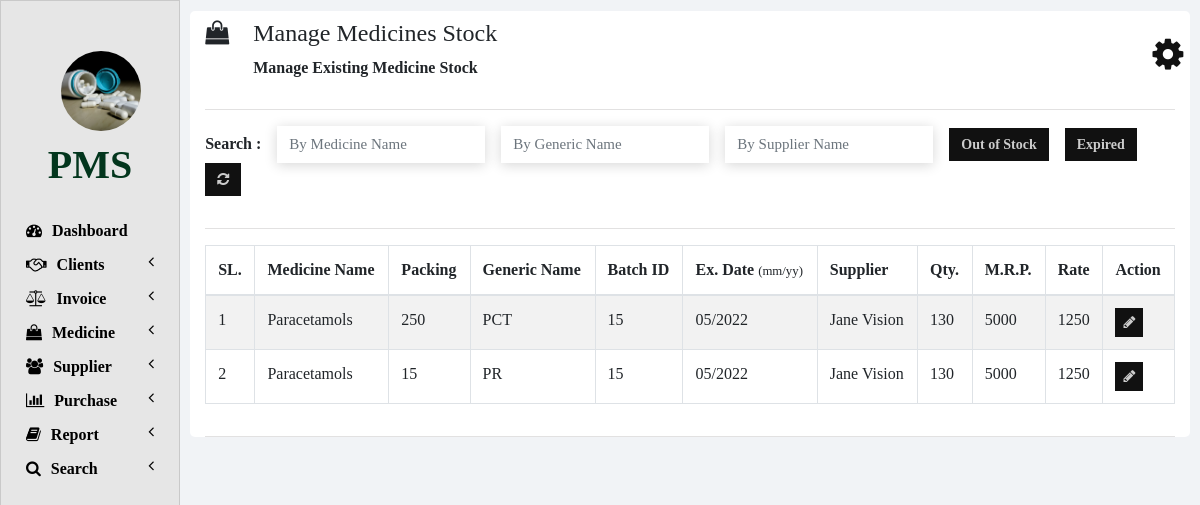
Page /manage_medicine_stock.php on the committed database.
### tables this page shows
CREATE TABLE IF NOT EXISTS `medicines` (
  `ID` int NOT NULL AUTO_INCREMENT,
  `NAME` varchar(100) NOT NULL,
  `PACKING` varchar(20) NOT NULL,
  `GENERIC_NAME` varchar(100) NOT NULL,
  `SUPPLIER_NAME` varchar(100) NOT NULL,
  PRIMARY KEY (`ID`)
);

CREATE TABLE IF NOT EXISTS `medicines_stock` (
  `ID` int NOT NULL AUTO_INCREMENT,
  `NAME` varchar(100) NOT NULL,
  `BATCH_ID` varchar(20) NOT NULL,
  `EXPIRY_DATE` varchar(10) NOT NULL,
  `QUANTITY` int NOT NULL,
  `MRP` double NOT NULL,
  `RATE` double NOT NULL,
  `CREATED_AT` timestamp NOT NULL DEFAULT CURRENT_TIMESTAMP,
  PRIMARY KEY (`ID`),
  UNIQUE KEY `BATCH_ID` (`BATCH_ID`)
);

### php/manage_medicine_stock.php (the view, shortened to what this page needs)
<?php
function showMedicinesStock($id) {
    require "db_connection.php";
    if($con) {
    $seq_no = 0;
    $query = "SELECT * FROM medicines INNER JOIN medicines_stock ON medicines.NAME = medicines_stock.NAME";
    $result = mysqli_query($con, $query);
    while($row = mysqli_fetch_array($result)) {
        $seq_no++;
        if($row['BATCH_ID'] == $id)
        showEditOptionsRow($seq_no, $row);
        else
        showMedicineStockRow($seq_no, $row);
    }
    }
}
function showMedicineStockRow($seq_no, $row) {
    ?>
    <tr>
    <td><?php echo $seq_no; ?></td>
    <td><?php echo $row['NAME']; ?></td>
    <td><?php echo $row['PACKING']; ?></td>
    <td><?php echo $row['GENERIC_NAME']; ?></td>
    <td><?php echo $row['BATCH_ID']; ?></td>
    <td><?php echo $row['EXPIRY_DATE']; ?></td>
    <td><?php echo $row['SUPPLIER_NAME']; ?></td>
    <td><?php echo $row['QUANTITY']; ?></td>
    <td><?php echo $row['MRP']; ?></td>
    <td><?php echo $row['RATE']; ?></td>
    <td>
        <button href="" class="btn btn-info btn-sm" onclick="editMedicineStock('<?php echo $row['BATCH_ID']; ?>');">
        <i class="fa fa-pencil"></i>
        </button>
    </td>
    </tr>
    <?php
}
?>

### css/sidenav.css (style rules this page uses)
body { background-color: #f1f3f6; }
.sidenav { width: 15%; height: 100vh; background-color: #fff; position: fixed; z-index: 1; flex: 1 0 auto; }
.card { width: 100%; height: 100%; top: 0; border-radius: 0; background-color: rgb(230, 230, 230); }
.logo .logo-caption { color: #03361d; text-align: center; margin-bottom: 25px; font-weight: bold; }
.logo .profile { height: 80px; width: 80px; border-radius: 50%; transform: translate(50%); margin-top: 30px; margin-bottom: 10px; background-repeat: no-repeat; background-position: center; background-size: cover; }
.main-menu-item { padding: 5px 5px; cursor: pointer; }
.main-menu-item > a { color: #000000; text-decoration: none; font-size: 16px; font-weight: bold; }
.main-menu-item > a > span { margin-left: 10px; }
.main-menu-item > a { color: #000000 !important; }

### css/home.css (style rules this page uses)
html, body { height: 100vh; font-family: century gothic !important; }
button,input,textarea { box-shadow: none !important; outline: none !important; }
.btn { border-radius: 0px; font-size: 14px; transition: all .3s ease; background: #111111; border: 0px; color: #ccc; }

### rows in the picture
medicines: seq_no "1", medicines_stock.NAME "Paracetamols", PACKING "250", GENERIC_NAME "PCT", medicines_stock.BATCH_ID "15", medicines_stock.EXPIRY_DATE "05/2022", SUPPLIER_NAME "Jane Vision", medicines_stock.QUANTITY "130", medicines_stock.MRP "5000", medicines_stock.RATE "1250"
medicines: seq_no "2", medicines_stock.NAME "Paracetamols", PACKING "15", GENERIC_NAME "PR", medicines_stock.BATCH_ID "15", medicines_stock.EXPIRY_DATE "05/2022", SUPPLIER_NAME "Jane Vision", medicines_stock.QUANTITY "130", medicines_stock.MRP "5000", medicines_stock.RATE "1250"

### other values in the picture
$heading "Manage Medicines Stock"
$sub_heading "Manage Existing Medicine Stock"
